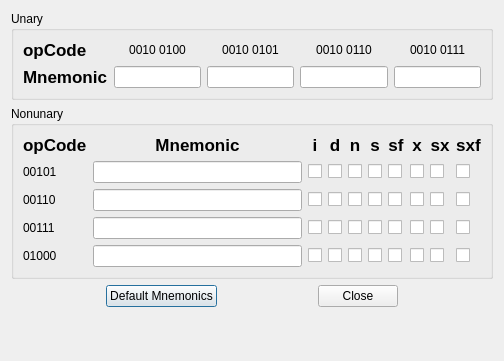
<?xml version="1.0" encoding="UTF-8"?>
<ui version="4.0">
 <class>RedefineMnemonicsDialog</class>
 <widget class="QDialog" name="RedefineMnemonicsDialog">
  <property name="windowModality">
   <enum>Qt::ApplicationModal</enum>
  </property>
  <property name="geometry">
   <rect>
    <x>0</x>
    <y>0</y>
    <width>504</width>
    <height>361</height>
   </rect>
  </property>
  <property name="sizePolicy">
   <sizepolicy hsizetype="Preferred" vsizetype="Preferred">
    <horstretch>0</horstretch>
    <verstretch>0</verstretch>
   </sizepolicy>
  </property>
  <property name="windowTitle">
   <string>Redefine Mnemonics</string>
  </property>
  <property name="sizeGripEnabled">
   <bool>false</bool>
  </property>
  <property name="modal">
   <bool>true</bool>
  </property>
  <layout class="QVBoxLayout" name="verticalLayout_2">
   <item>
    <widget class="QGroupBox" name="groupBox">
     <property name="title">
      <string>Unary</string>
     </property>
     <layout class="QVBoxLayout" name="verticalLayout">
      <item>
       <layout class="QGridLayout" name="gridLayout">
        <property name="sizeConstraint">
         <enum>QLayout::SetDefaultConstraint</enum>
        </property>
        <item row="0" column="0">
         <widget class="QLabel" name="unaryOpCoLabel">
          <property name="font">
           <font>
            <family>Lucida Grande</family>
            <pointsize>13</pointsize>
            <weight>75</weight>
            <italic>false</italic>
            <bold>true</bold>
            <underline>false</underline>
            <strikeout>false</strikeout>
           </font>
          </property>
          <property name="text">
           <string>opCode</string>
          </property>
         </widget>
        </item>
        <item row="0" column="1">
         <widget class="QLabel" name="unaryOpCode1Label">
          <property name="text">
           <string>0010 0100</string>
          </property>
          <property name="alignment">
           <set>Qt::AlignCenter</set>
          </property>
         </widget>
        </item>
        <item row="0" column="2">
         <widget class="QLabel" name="unaryOpCode2Label">
          <property name="text">
           <string>0010 0101</string>
          </property>
          <property name="alignment">
           <set>Qt::AlignCenter</set>
          </property>
         </widget>
        </item>
        <item row="0" column="3">
         <widget class="QLabel" name="unaryOpCode3Label">
          <property name="text">
           <string>0010 0110</string>
          </property>
          <property name="alignment">
           <set>Qt::AlignCenter</set>
          </property>
         </widget>
        </item>
        <item row="0" column="4">
         <widget class="QLabel" name="unaryOpCode4Label">
          <property name="text">
           <string>0010 0111</string>
          </property>
          <property name="alignment">
           <set>Qt::AlignCenter</set>
          </property>
         </widget>
        </item>
        <item row="1" column="0">
         <widget class="QLabel" name="unaryMnemonicLabel">
          <property name="font">
           <font>
            <family>Lucida Grande</family>
            <pointsize>13</pointsize>
            <weight>75</weight>
            <italic>false</italic>
            <bold>true</bold>
            <underline>false</underline>
            <strikeout>false</strikeout>
           </font>
          </property>
          <property name="text">
           <string>Mnemonic</string>
          </property>
         </widget>
        </item>
        <item row="1" column="1">
         <widget class="QLineEdit" name="unaryMnemonic0LineEdit"/>
        </item>
        <item row="1" column="2">
         <widget class="QLineEdit" name="unaryMnemonic1LineEdit"/>
        </item>
        <item row="1" column="3">
         <widget class="QLineEdit" name="unaryMnemonic2LineEdit"/>
        </item>
        <item row="1" column="4">
         <widget class="QLineEdit" name="unaryMnemonic3LineEdit"/>
        </item>
       </layout>
      </item>
     </layout>
    </widget>
   </item>
   <item>
    <widget class="QGroupBox" name="groupBox_2">
     <property name="title">
      <string>Nonunary</string>
     </property>
     <layout class="QGridLayout">
      <item row="2" column="6">
       <widget class="QCheckBox" name="mnemon1sfCheckBox">
        <property name="text">
         <string/>
        </property>
       </widget>
      </item>
      <item row="1" column="8">
       <widget class="QCheckBox" name="mnemon0sxCheckBox">
        <property name="text">
         <string/>
        </property>
       </widget>
      </item>
      <item row="0" column="5">
       <widget class="QLabel" name="sLabel">
        <property name="font">
         <font>
          <family>Lucida Grande</family>
          <pointsize>13</pointsize>
          <weight>75</weight>
          <italic>false</italic>
          <bold>true</bold>
          <underline>false</underline>
          <strikeout>false</strikeout>
         </font>
        </property>
        <property name="text">
         <string>s</string>
        </property>
        <property name="alignment">
         <set>Qt::AlignCenter</set>
        </property>
       </widget>
      </item>
      <item row="3" column="0">
       <widget class="QLabel" name="nonunaryOpCode3Label">
        <property name="text">
         <string>00111</string>
        </property>
       </widget>
      </item>
      <item row="0" column="8">
       <widget class="QLabel" name="sxLabel">
        <property name="font">
         <font>
          <family>Lucida Grande</family>
          <pointsize>13</pointsize>
          <weight>75</weight>
          <italic>false</italic>
          <bold>true</bold>
          <underline>false</underline>
          <strikeout>false</strikeout>
         </font>
        </property>
        <property name="text">
         <string>sx</string>
        </property>
        <property name="alignment">
         <set>Qt::AlignCenter</set>
        </property>
       </widget>
      </item>
      <item row="0" column="2">
       <widget class="QLabel" name="iLabel">
        <property name="font">
         <font>
          <family>Lucida Grande</family>
          <pointsize>13</pointsize>
          <weight>75</weight>
          <italic>false</italic>
          <bold>true</bold>
          <underline>false</underline>
          <strikeout>false</strikeout>
         </font>
        </property>
        <property name="text">
         <string>i</string>
        </property>
        <property name="alignment">
         <set>Qt::AlignCenter</set>
        </property>
       </widget>
      </item>
      <item row="2" column="9">
       <widget class="QCheckBox" name="mnemon1sxfCheckBox">
        <property name="text">
         <string/>
        </property>
       </widget>
      </item>
      <item row="2" column="1">
       <widget class="QLineEdit" name="nonUnaryMnemonic1LineEdit"/>
      </item>
      <item row="0" column="3">
       <widget class="QLabel" name="dLabel">
        <property name="font">
         <font>
          <family>Lucida Grande</family>
          <pointsize>13</pointsize>
          <weight>75</weight>
          <italic>false</italic>
          <bold>true</bold>
          <underline>false</underline>
          <strikeout>false</strikeout>
         </font>
        </property>
        <property name="text">
         <string>d</string>
        </property>
        <property name="alignment">
         <set>Qt::AlignCenter</set>
        </property>
       </widget>
      </item>
      <item row="3" column="8">
       <widget class="QCheckBox" name="mnemon2sxCheckBox">
        <property name="text">
         <string/>
        </property>
       </widget>
      </item>
      <item row="3" column="2">
       <widget class="QCheckBox" name="mnemon2iCheckBox">
        <property name="text">
         <string/>
        </property>
       </widget>
      </item>
      <item row="4" column="8">
       <widget class="QCheckBox" name="mnemon3sxCheckBox">
        <property name="text">
         <string/>
        </property>
       </widget>
      </item>
      <item row="4" column="0">
       <widget class="QLabel" name="nonunaryOpCode4Label">
        <property name="text">
         <string>01000</string>
        </property>
       </widget>
      </item>
      <item row="4" column="2">
       <widget class="QCheckBox" name="mnemon3iCheckBox">
        <property name="text">
         <string/>
        </property>
       </widget>
      </item>
      <item row="1" column="2">
       <widget class="QCheckBox" name="mnemon0iCheckBox">
        <property name="text">
         <string/>
        </property>
       </widget>
      </item>
      <item row="1" column="0">
       <widget class="QLabel" name="nonunaryOpCode1Label">
        <property name="text">
         <string>00101</string>
        </property>
       </widget>
      </item>
      <item row="3" column="1">
       <widget class="QLineEdit" name="nonUnaryMnemonic2LineEdit"/>
      </item>
      <item row="1" column="9">
       <widget class="QCheckBox" name="mnemon0sxfCheckBox">
        <property name="text">
         <string/>
        </property>
       </widget>
      </item>
      <item row="2" column="4">
       <widget class="QCheckBox" name="mnemon1nCheckBox">
        <property name="text">
         <string/>
        </property>
       </widget>
      </item>
      <item row="2" column="8">
       <widget class="QCheckBox" name="mnemon1sxCheckBox">
        <property name="text">
         <string/>
        </property>
       </widget>
      </item>
      <item row="3" column="5">
       <widget class="QCheckBox" name="mnemon2sCheckBox">
        <property name="text">
         <string/>
        </property>
       </widget>
      </item>
      <item row="4" column="6">
       <widget class="QCheckBox" name="mnemon3sfCheckBox">
        <property name="text">
         <string/>
        </property>
       </widget>
      </item>
      <item row="1" column="7">
       <widget class="QCheckBox" name="mnemon0xCheckBox">
        <property name="text">
         <string/>
        </property>
       </widget>
      </item>
      <item row="1" column="5">
       <widget class="QCheckBox" name="mnemon0sCheckBox">
        <property name="text">
         <string/>
        </property>
       </widget>
      </item>
      <item row="4" column="3">
       <widget class="QCheckBox" name="mnemon3dCheckBox">
        <property name="text">
         <string/>
        </property>
       </widget>
      </item>
      <item row="4" column="5">
       <widget class="QCheckBox" name="mnemon3sCheckBox">
        <property name="text">
         <string/>
        </property>
       </widget>
      </item>
      <item row="1" column="3">
       <widget class="QCheckBox" name="mnemon0dCheckBox">
        <property name="text">
         <string/>
        </property>
       </widget>
      </item>
      <item row="2" column="5">
       <widget class="QCheckBox" name="mnemon1sCheckBox">
        <property name="text">
         <string/>
        </property>
       </widget>
      </item>
      <item row="3" column="3">
       <widget class="QCheckBox" name="mnemon2dCheckBox">
        <property name="text">
         <string/>
        </property>
       </widget>
      </item>
      <item row="3" column="4">
       <widget class="QCheckBox" name="mnemon2nCheckBox">
        <property name="text">
         <string/>
        </property>
       </widget>
      </item>
      <item row="3" column="6">
       <widget class="QCheckBox" name="mnemon2sfCheckBox">
        <property name="text">
         <string/>
        </property>
       </widget>
      </item>
      <item row="0" column="4">
       <widget class="QLabel" name="nLabel">
        <property name="font">
         <font>
          <family>Lucida Grande</family>
          <pointsize>13</pointsize>
          <weight>75</weight>
          <italic>false</italic>
          <bold>true</bold>
          <underline>false</underline>
          <strikeout>false</strikeout>
         </font>
        </property>
        <property name="text">
         <string>n</string>
        </property>
        <property name="alignment">
         <set>Qt::AlignCenter</set>
        </property>
       </widget>
      </item>
      <item row="2" column="2">
       <widget class="QCheckBox" name="mnemon1iCheckBox">
        <property name="text">
         <string/>
        </property>
       </widget>
      </item>
      <item row="0" column="1">
       <widget class="QLabel" name="nonunaryMnemonicLabe">
        <property name="font">
         <font>
          <family>Lucida Grande</family>
          <pointsize>13</pointsize>
          <weight>75</weight>
          <italic>false</italic>
          <bold>true</bold>
          <underline>false</underline>
          <strikeout>false</strikeout>
         </font>
        </property>
        <property name="text">
         <string>Mnemonic</string>
        </property>
        <property name="alignment">
         <set>Qt::AlignCenter</set>
        </property>
       </widget>
      </item>
      <item row="3" column="9">
       <widget class="QCheckBox" name="mnemon2sxfCheckBox">
        <property name="text">
         <string/>
        </property>
       </widget>
      </item>
      <item row="1" column="6">
       <widget class="QCheckBox" name="mnemon0sfCheckBox">
        <property name="text">
         <string/>
        </property>
       </widget>
      </item>
      <item row="0" column="7">
       <widget class="QLabel" name="xLabel">
        <property name="font">
         <font>
          <family>Lucida Grande</family>
          <pointsize>13</pointsize>
          <weight>75</weight>
          <italic>false</italic>
          <bold>true</bold>
          <underline>false</underline>
          <strikeout>false</strikeout>
         </font>
        </property>
        <property name="text">
         <string>x</string>
        </property>
        <property name="alignment">
         <set>Qt::AlignCenter</set>
        </property>
       </widget>
      </item>
      <item row="4" column="1">
       <widget class="QLineEdit" name="nonUnaryMnemonic3LineEdit"/>
      </item>
      <item row="1" column="4">
       <widget class="QCheckBox" name="mnemon0nCheckBox">
        <property name="text">
         <string/>
        </property>
       </widget>
      </item>
      <item row="1" column="1">
       <widget class="QLineEdit" name="nonUnaryMnemonic0LineEdit"/>
      </item>
      <item row="2" column="3">
       <widget class="QCheckBox" name="mnemon1dCheckBox">
        <property name="text">
         <string/>
        </property>
       </widget>
      </item>
      <item row="3" column="7">
       <widget class="QCheckBox" name="mnemon2xCheckBox">
        <property name="text">
         <string/>
        </property>
       </widget>
      </item>
      <item row="2" column="7">
       <widget class="QCheckBox" name="mnemon1xCheckBox">
        <property name="text">
         <string/>
        </property>
       </widget>
      </item>
      <item row="4" column="9">
       <widget class="QCheckBox" name="mnemon3sxfCheckBox">
        <property name="text">
         <string/>
        </property>
       </widget>
      </item>
      <item row="0" column="9">
       <widget class="QLabel" name="sfxLabel">
        <property name="font">
         <font>
          <family>Lucida Grande</family>
          <pointsize>13</pointsize>
          <weight>75</weight>
          <italic>false</italic>
          <bold>true</bold>
          <underline>false</underline>
          <strikeout>false</strikeout>
         </font>
        </property>
        <property name="text">
         <string>sxf</string>
        </property>
        <property name="alignment">
         <set>Qt::AlignCenter</set>
        </property>
       </widget>
      </item>
      <item row="2" column="0">
       <widget class="QLabel" name="nonunaryOpCode2Label">
        <property name="text">
         <string>00110</string>
        </property>
       </widget>
      </item>
      <item row="4" column="4">
       <widget class="QCheckBox" name="mnemon3nCheckBox">
        <property name="text">
         <string/>
        </property>
       </widget>
      </item>
      <item row="0" column="0">
       <widget class="QLabel" name="nonunaryOpCodeLabel">
        <property name="font">
         <font>
          <family>Lucida Grande</family>
          <pointsize>13</pointsize>
          <weight>75</weight>
          <italic>false</italic>
          <bold>true</bold>
          <underline>false</underline>
          <strikeout>false</strikeout>
         </font>
        </property>
        <property name="text">
         <string>opCode</string>
        </property>
       </widget>
      </item>
      <item row="4" column="7">
       <widget class="QCheckBox" name="mnemon3xCheckBox">
        <property name="text">
         <string/>
        </property>
       </widget>
      </item>
      <item row="0" column="6">
       <widget class="QLabel" name="sfLabel">
        <property name="font">
         <font>
          <family>Lucida Grande</family>
          <pointsize>13</pointsize>
          <weight>75</weight>
          <italic>false</italic>
          <bold>true</bold>
          <underline>false</underline>
          <strikeout>false</strikeout>
         </font>
        </property>
        <property name="text">
         <string>sf</string>
        </property>
        <property name="alignment">
         <set>Qt::AlignCenter</set>
        </property>
       </widget>
      </item>
     </layout>
    </widget>
   </item>
   <item>
    <layout class="QHBoxLayout">
     <item>
      <spacer>
       <property name="orientation">
        <enum>Qt::Horizontal</enum>
       </property>
       <property name="sizeHint" stdset="0">
        <size>
         <width>40</width>
         <height>20</height>
        </size>
       </property>
      </spacer>
     </item>
     <item>
      <widget class="QPushButton" name="defaultMnemonicsButton">
       <property name="text">
        <string>Default Mnemonics</string>
       </property>
      </widget>
     </item>
     <item>
      <spacer>
       <property name="orientation">
        <enum>Qt::Horizontal</enum>
       </property>
       <property name="sizeHint" stdset="0">
        <size>
         <width>40</width>
         <height>20</height>
        </size>
       </property>
      </spacer>
     </item>
     <item>
      <widget class="QPushButton" name="closeButton">
       <property name="text">
        <string>Close</string>
       </property>
      </widget>
     </item>
     <item>
      <spacer>
       <property name="orientation">
        <enum>Qt::Horizontal</enum>
       </property>
       <property name="sizeHint" stdset="0">
        <size>
         <width>40</width>
         <height>20</height>
        </size>
       </property>
      </spacer>
     </item>
    </layout>
   </item>
   <item>
    <spacer name="verticalSpacer">
     <property name="orientation">
      <enum>Qt::Vertical</enum>
     </property>
     <property name="sizeHint" stdset="0">
      <size>
       <width>20</width>
       <height>27</height>
      </size>
     </property>
    </spacer>
   </item>
  </layout>
 </widget>
 <resources/>
 <connections/>
</ui>
